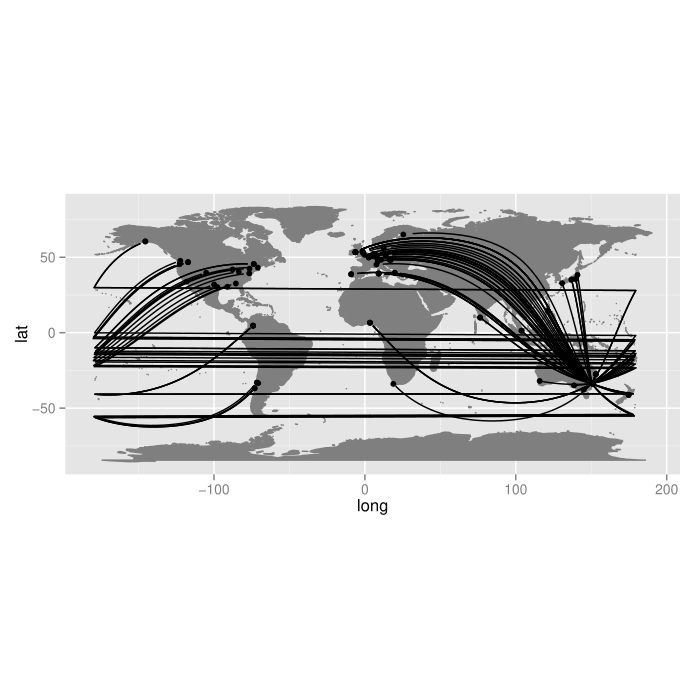

R code for this plot:
# http://robinlovelace.net/2014/06/22/great-circles-in-rworldmap-ggplot2.html
# https://gist.github.com/Robinlovelace/838178ef83561a6eb713
# https://gist.github.com/Robinlovelace/379e0a3db23b53965c73
# http://gis.stackexchange.com/questions/122494/how-to-prevent-cross-world-lines-in-ggplot-world-map

library(ggmap) # load the ggmap package
library(geosphere)
 
download.file("https://dl.dropboxusercontent.com/u/15008199/tmp/origins.csv", "origins.csv", method = "wget")
 
origins <- read.csv("origins.csv")
os <- SpatialPoints(coords = origins,
  proj4string = CRS("+init=epsg:4326"))
dest <- geocode("Leura")
destp <-  SpatialPoints(coords = matrix(c(dest$lon, dest$lat), nrow = 1),
  proj4string = CRS("+init=epsg:4326"))
 
path <- NULL
for(i in 1:nrow(coordinates(os))){
  path_tmp <- gcIntermediate(coordinates(os[i, ])[2:3], p2 = dest)
  path_tmp <- data.frame(path_tmp)
  path_tmp$person <- i
  path <- rbind(path, path_tmp)
}
 
wrld <- borders("world", colour="gray50", fill="gray50")
 
# plot the result
ggplot() + wrld +
  geom_point(data = origins, aes(lon, lat)) +
  geom_path(data = path, aes(lon, lat, group = person)) +
  coord_fixed(ratio = 1)
 
origins$lon[ origins$lon < 0] <- origins$lon[ origins$lon < 0] + 360
path$lon[path$lon < 0] <- path$lon[path$lon < 0]  + 360
 
wrld <- borders("world2", colour="gray50", fill="gray50")
 
# plot the result
ggplot() + wrld +
  geom_point(data = origins, aes(lon, lat)) +
  geom_path(data = path, aes(lon, lat, group = person)) +
  coord_fixed(ratio = 1)
